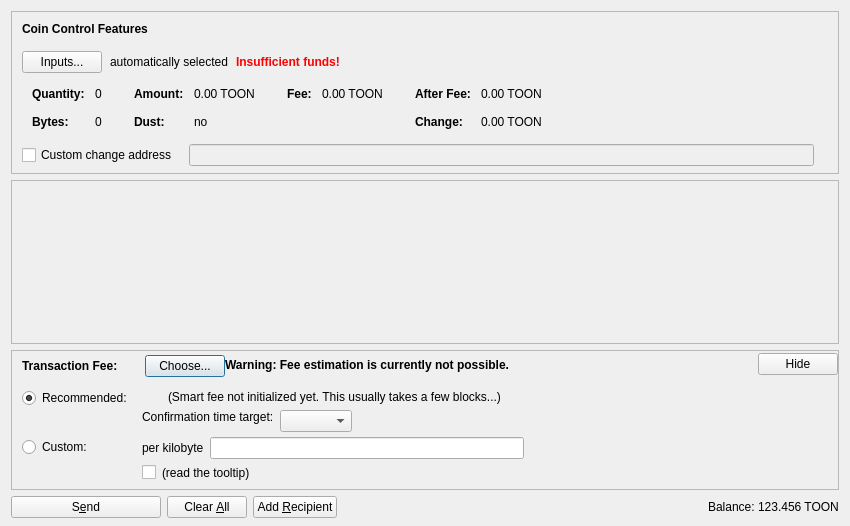
<?xml version="1.0" encoding="UTF-8"?>
<ui version="4.0">
 <class>SendCoinsDialog</class>
 <widget class="QDialog" name="SendCoinsDialog">
  <property name="geometry">
   <rect>
    <x>0</x>
    <y>0</y>
    <width>850</width>
    <height>526</height>
   </rect>
  </property>
  <property name="windowTitle">
   <string>Send Coins</string>
  </property>
  <layout class="QVBoxLayout" name="verticalLayout" stretch="0,1,0,0">
   <property name="bottomMargin">
    <number>8</number>
   </property>
   <item>
    <widget class="QFrame" name="frameCoinControl">
     <property name="sizePolicy">
      <sizepolicy hsizetype="Expanding" vsizetype="Expanding">
       <horstretch>0</horstretch>
       <verstretch>0</verstretch>
      </sizepolicy>
     </property>
     <property name="maximumSize">
      <size>
       <width>16777215</width>
       <height>16777215</height>
      </size>
     </property>
     <property name="frameShape">
      <enum>QFrame::StyledPanel</enum>
     </property>
     <property name="frameShadow">
      <enum>QFrame::Sunken</enum>
     </property>
     <layout class="QVBoxLayout" name="verticalLayoutCoinControl2">
      <property name="spacing">
       <number>0</number>
      </property>
      <property name="leftMargin">
       <number>0</number>
      </property>
      <property name="topMargin">
       <number>0</number>
      </property>
      <property name="rightMargin">
       <number>0</number>
      </property>
      <property name="bottomMargin">
       <number>6</number>
      </property>
      <item>
       <layout class="QVBoxLayout" name="verticalLayoutCoinControl" stretch="0,0,0,0,1">
        <property name="spacing">
         <number>0</number>
        </property>
        <property name="leftMargin">
         <number>10</number>
        </property>
        <property name="topMargin">
         <number>10</number>
        </property>
        <item>
         <layout class="QHBoxLayout" name="horizontalLayoutCoinControl1">
          <property name="bottomMargin">
           <number>15</number>
          </property>
          <item>
           <widget class="QLabel" name="labelCoinControlFeatures">
            <property name="sizePolicy">
             <sizepolicy hsizetype="Preferred" vsizetype="Maximum">
              <horstretch>0</horstretch>
              <verstretch>0</verstretch>
             </sizepolicy>
            </property>
            <property name="font">
             <font>
              <weight>75</weight>
              <bold>true</bold>
             </font>
            </property>
            <property name="styleSheet">
             <string notr="true">font-weight:bold;</string>
            </property>
            <property name="text">
             <string>Coin Control Features</string>
            </property>
           </widget>
          </item>
         </layout>
        </item>
        <item>
         <layout class="QHBoxLayout" name="horizontalLayoutCoinControl2" stretch="0,0,0,0">
          <property name="spacing">
           <number>8</number>
          </property>
          <property name="bottomMargin">
           <number>10</number>
          </property>
          <item>
           <widget class="QPushButton" name="pushButtonCoinControl">
            <property name="styleSheet">
             <string notr="true"/>
            </property>
            <property name="text">
             <string>Inputs...</string>
            </property>
            <property name="autoDefault">
             <bool>false</bool>
            </property>
           </widget>
          </item>
          <item>
           <widget class="QLabel" name="labelCoinControlAutomaticallySelected">
            <property name="text">
             <string>automatically selected</string>
            </property>
            <property name="margin">
             <number>5</number>
            </property>
           </widget>
          </item>
          <item>
           <widget class="QLabel" name="labelCoinControlInsuffFunds">
            <property name="font">
             <font>
              <weight>75</weight>
              <bold>true</bold>
             </font>
            </property>
            <property name="styleSheet">
             <string notr="true">color:red;font-weight:bold;</string>
            </property>
            <property name="text">
             <string>Insufficient funds!</string>
            </property>
            <property name="margin">
             <number>5</number>
            </property>
           </widget>
          </item>
          <item>
           <spacer name="horizontalSpacerCoinControl">
            <property name="orientation">
             <enum>Qt::Horizontal</enum>
            </property>
            <property name="sizeHint" stdset="0">
             <size>
              <width>40</width>
              <height>1</height>
             </size>
            </property>
           </spacer>
          </item>
         </layout>
        </item>
        <item>
         <widget class="QWidget" name="widgetCoinControl" native="true">
          <property name="sizePolicy">
           <sizepolicy hsizetype="Preferred" vsizetype="Preferred">
            <horstretch>0</horstretch>
            <verstretch>0</verstretch>
           </sizepolicy>
          </property>
          <property name="minimumSize">
           <size>
            <width>0</width>
            <height>0</height>
           </size>
          </property>
          <property name="styleSheet">
           <string notr="true"/>
          </property>
          <layout class="QHBoxLayout" name="horizontalLayoutCoinControl5">
           <property name="leftMargin">
            <number>0</number>
           </property>
           <property name="topMargin">
            <number>0</number>
           </property>
           <property name="rightMargin">
            <number>0</number>
           </property>
           <property name="bottomMargin">
            <number>0</number>
           </property>
           <item>
            <layout class="QHBoxLayout" name="horizontalLayoutCoinControl3" stretch="0,0,0,1">
             <property name="spacing">
              <number>20</number>
             </property>
             <property name="topMargin">
              <number>0</number>
             </property>
             <property name="bottomMargin">
              <number>10</number>
             </property>
             <item>
              <layout class="QFormLayout" name="formLayoutCoinControl1">
               <property name="horizontalSpacing">
                <number>10</number>
               </property>
               <property name="verticalSpacing">
                <number>14</number>
               </property>
               <property name="leftMargin">
                <number>10</number>
               </property>
               <property name="topMargin">
                <number>4</number>
               </property>
               <property name="rightMargin">
                <number>6</number>
               </property>
               <item row="0" column="0">
                <widget class="QLabel" name="labelCoinControlQuantityText">
                 <property name="font">
                  <font>
                   <weight>75</weight>
                   <bold>true</bold>
                  </font>
                 </property>
                 <property name="text">
                  <string>Quantity:</string>
                 </property>
                 <property name="margin">
                  <number>0</number>
                 </property>
                </widget>
               </item>
               <item row="0" column="1">
                <widget class="QLabel" name="labelCoinControlQuantity">
                 <property name="cursor">
                  <cursorShape>IBeamCursor</cursorShape>
                 </property>
                 <property name="contextMenuPolicy">
                  <enum>Qt::ActionsContextMenu</enum>
                 </property>
                 <property name="text">
                  <string notr="true">0</string>
                 </property>
                 <property name="margin">
                  <number>0</number>
                 </property>
                 <property name="textInteractionFlags">
                  <set>Qt::LinksAccessibleByMouse|Qt::TextSelectableByKeyboard|Qt::TextSelectableByMouse</set>
                 </property>
                </widget>
               </item>
               <item row="1" column="0">
                <widget class="QLabel" name="labelCoinControlBytesText">
                 <property name="font">
                  <font>
                   <weight>75</weight>
                   <bold>true</bold>
                  </font>
                 </property>
                 <property name="text">
                  <string>Bytes:</string>
                 </property>
                </widget>
               </item>
               <item row="1" column="1">
                <widget class="QLabel" name="labelCoinControlBytes">
                 <property name="cursor">
                  <cursorShape>IBeamCursor</cursorShape>
                 </property>
                 <property name="contextMenuPolicy">
                  <enum>Qt::ActionsContextMenu</enum>
                 </property>
                 <property name="text">
                  <string notr="true">0</string>
                 </property>
                 <property name="textInteractionFlags">
                  <set>Qt::LinksAccessibleByMouse|Qt::TextSelectableByKeyboard|Qt::TextSelectableByMouse</set>
                 </property>
                </widget>
               </item>
              </layout>
             </item>
             <item>
              <layout class="QFormLayout" name="formLayoutCoinControl2">
               <property name="horizontalSpacing">
                <number>10</number>
               </property>
               <property name="verticalSpacing">
                <number>14</number>
               </property>
               <property name="leftMargin">
                <number>6</number>
               </property>
               <property name="topMargin">
                <number>4</number>
               </property>
               <property name="rightMargin">
                <number>6</number>
               </property>
               <item row="0" column="0">
                <widget class="QLabel" name="labelCoinControlAmountText">
                 <property name="font">
                  <font>
                   <weight>75</weight>
                   <bold>true</bold>
                  </font>
                 </property>
                 <property name="text">
                  <string>Amount:</string>
                 </property>
                 <property name="margin">
                  <number>0</number>
                 </property>
                </widget>
               </item>
               <item row="0" column="1">
                <widget class="QLabel" name="labelCoinControlAmount">
                 <property name="cursor">
                  <cursorShape>IBeamCursor</cursorShape>
                 </property>
                 <property name="contextMenuPolicy">
                  <enum>Qt::ActionsContextMenu</enum>
                 </property>
                 <property name="text">
                  <string notr="true">0.00 TOON</string>
                 </property>
                 <property name="textInteractionFlags">
                  <set>Qt::LinksAccessibleByMouse|Qt::TextSelectableByKeyboard|Qt::TextSelectableByMouse</set>
                 </property>
                </widget>
               </item>
               <item row="1" column="0">
                <widget class="QLabel" name="labelCoinControlLowOutputText">
                 <property name="font">
                  <font>
                   <weight>75</weight>
                   <bold>true</bold>
                  </font>
                 </property>
                 <property name="text">
                  <string>Dust:</string>
                 </property>
                </widget>
               </item>
               <item row="1" column="1">
                <widget class="QLabel" name="labelCoinControlLowOutput">
                 <property name="cursor">
                  <cursorShape>IBeamCursor</cursorShape>
                 </property>
                 <property name="contextMenuPolicy">
                  <enum>Qt::ActionsContextMenu</enum>
                 </property>
                 <property name="text">
                  <string notr="true">no</string>
                 </property>
                 <property name="textInteractionFlags">
                  <set>Qt::LinksAccessibleByMouse|Qt::TextSelectableByKeyboard|Qt::TextSelectableByMouse</set>
                 </property>
                </widget>
               </item>
              </layout>
             </item>
             <item>
              <layout class="QFormLayout" name="formLayoutCoinControl3">
               <property name="horizontalSpacing">
                <number>10</number>
               </property>
               <property name="verticalSpacing">
                <number>14</number>
               </property>
               <property name="leftMargin">
                <number>6</number>
               </property>
               <property name="topMargin">
                <number>4</number>
               </property>
               <property name="rightMargin">
                <number>6</number>
               </property>
               <item row="0" column="0">
                <widget class="QLabel" name="labelCoinControlFeeText">
                 <property name="font">
                  <font>
                   <weight>75</weight>
                   <bold>true</bold>
                  </font>
                 </property>
                 <property name="text">
                  <string>Fee:</string>
                 </property>
                 <property name="margin">
                  <number>0</number>
                 </property>
                </widget>
               </item>
               <item row="0" column="1">
                <widget class="QLabel" name="labelCoinControlFee">
                 <property name="cursor">
                  <cursorShape>IBeamCursor</cursorShape>
                 </property>
                 <property name="contextMenuPolicy">
                  <enum>Qt::ActionsContextMenu</enum>
                 </property>
                 <property name="text">
                  <string notr="true">0.00 TOON</string>
                 </property>
                 <property name="textInteractionFlags">
                  <set>Qt::LinksAccessibleByMouse|Qt::TextSelectableByKeyboard|Qt::TextSelectableByMouse</set>
                 </property>
                </widget>
               </item>
              </layout>
             </item>
             <item>
              <layout class="QFormLayout" name="formLayoutCoinControl4">
               <property name="horizontalSpacing">
                <number>10</number>
               </property>
               <property name="verticalSpacing">
                <number>14</number>
               </property>
               <property name="leftMargin">
                <number>6</number>
               </property>
               <property name="topMargin">
                <number>4</number>
               </property>
               <property name="rightMargin">
                <number>6</number>
               </property>
               <item row="0" column="0">
                <widget class="QLabel" name="labelCoinControlAfterFeeText">
                 <property name="font">
                  <font>
                   <weight>75</weight>
                   <bold>true</bold>
                  </font>
                 </property>
                 <property name="text">
                  <string>After Fee:</string>
                 </property>
                 <property name="margin">
                  <number>0</number>
                 </property>
                </widget>
               </item>
               <item row="0" column="1">
                <widget class="QLabel" name="labelCoinControlAfterFee">
                 <property name="cursor">
                  <cursorShape>IBeamCursor</cursorShape>
                 </property>
                 <property name="contextMenuPolicy">
                  <enum>Qt::ActionsContextMenu</enum>
                 </property>
                 <property name="text">
                  <string notr="true">0.00 TOON</string>
                 </property>
                 <property name="textInteractionFlags">
                  <set>Qt::LinksAccessibleByMouse|Qt::TextSelectableByKeyboard|Qt::TextSelectableByMouse</set>
                 </property>
                </widget>
               </item>
               <item row="1" column="0">
                <widget class="QLabel" name="labelCoinControlChangeText">
                 <property name="font">
                  <font>
                   <weight>75</weight>
                   <bold>true</bold>
                  </font>
                 </property>
                 <property name="text">
                  <string>Change:</string>
                 </property>
                </widget>
               </item>
               <item row="1" column="1">
                <widget class="QLabel" name="labelCoinControlChange">
                 <property name="cursor">
                  <cursorShape>IBeamCursor</cursorShape>
                 </property>
                 <property name="contextMenuPolicy">
                  <enum>Qt::ActionsContextMenu</enum>
                 </property>
                 <property name="text">
                  <string notr="true">0.00 TOON</string>
                 </property>
                 <property name="textInteractionFlags">
                  <set>Qt::LinksAccessibleByMouse|Qt::TextSelectableByKeyboard|Qt::TextSelectableByMouse</set>
                 </property>
                </widget>
               </item>
              </layout>
             </item>
            </layout>
           </item>
          </layout>
         </widget>
        </item>
        <item>
         <layout class="QHBoxLayout" name="horizontalLayoutCoinControl4" stretch="0,0,0">
          <property name="spacing">
           <number>12</number>
          </property>
          <property name="sizeConstraint">
           <enum>QLayout::SetDefaultConstraint</enum>
          </property>
          <property name="topMargin">
           <number>5</number>
          </property>
          <property name="rightMargin">
           <number>5</number>
          </property>
          <item>
           <widget class="QCheckBox" name="checkBoxCoinControlChange">
            <property name="toolTip">
             <string>If this is activated, but the change address is empty or invalid, change will be sent to a newly generated address.</string>
            </property>
            <property name="text">
             <string>Custom change address</string>
            </property>
           </widget>
          </item>
          <item>
           <widget class="QValidatedLineEdit" name="lineEditCoinControlChange">
            <property name="enabled">
             <bool>false</bool>
            </property>
            <property name="sizePolicy">
             <sizepolicy hsizetype="Expanding" vsizetype="Fixed">
              <horstretch>0</horstretch>
              <verstretch>0</verstretch>
             </sizepolicy>
            </property>
           </widget>
          </item>
          <item>
           <widget class="QLabel" name="labelCoinControlChangeLabel">
            <property name="sizePolicy">
             <sizepolicy hsizetype="Preferred" vsizetype="Expanding">
              <horstretch>0</horstretch>
              <verstretch>0</verstretch>
             </sizepolicy>
            </property>
            <property name="minimumSize">
             <size>
              <width>0</width>
              <height>0</height>
             </size>
            </property>
            <property name="text">
             <string/>
            </property>
            <property name="margin">
             <number>3</number>
            </property>
           </widget>
          </item>
         </layout>
        </item>
        <item>
         <spacer name="verticalSpacerCoinControl">
          <property name="orientation">
           <enum>Qt::Vertical</enum>
          </property>
          <property name="sizeHint" stdset="0">
           <size>
            <width>800</width>
            <height>1</height>
           </size>
          </property>
         </spacer>
        </item>
       </layout>
      </item>
     </layout>
    </widget>
   </item>
   <item>
    <widget class="QScrollArea" name="scrollArea">
     <property name="widgetResizable">
      <bool>true</bool>
     </property>
     <widget class="QWidget" name="scrollAreaWidgetContents">
      <property name="geometry">
       <rect>
        <x>0</x>
        <y>0</y>
        <width>830</width>
        <height>104</height>
       </rect>
      </property>
      <layout class="QVBoxLayout" name="verticalLayout_2" stretch="0,1">
       <property name="leftMargin">
        <number>0</number>
       </property>
       <property name="topMargin">
        <number>0</number>
       </property>
       <property name="rightMargin">
        <number>0</number>
       </property>
       <property name="bottomMargin">
        <number>0</number>
       </property>
       <item>
        <layout class="QVBoxLayout" name="entries">
         <property name="spacing">
          <number>6</number>
         </property>
        </layout>
       </item>
       <item>
        <spacer name="verticalSpacer">
         <property name="orientation">
          <enum>Qt::Vertical</enum>
         </property>
         <property name="sizeHint" stdset="0">
          <size>
           <width>20</width>
           <height>40</height>
          </size>
         </property>
        </spacer>
       </item>
      </layout>
     </widget>
    </widget>
   </item>
   <item>
    <widget class="QFrame" name="frameFee">
     <property name="sizePolicy">
      <sizepolicy hsizetype="Expanding" vsizetype="Expanding">
       <horstretch>0</horstretch>
       <verstretch>0</verstretch>
      </sizepolicy>
     </property>
     <property name="maximumSize">
      <size>
       <width>16777215</width>
       <height>16777215</height>
      </size>
     </property>
     <property name="frameShape">
      <enum>QFrame::StyledPanel</enum>
     </property>
     <property name="frameShadow">
      <enum>QFrame::Sunken</enum>
     </property>
     <layout class="QVBoxLayout" name="verticalLayoutFee1">
      <property name="spacing">
       <number>0</number>
      </property>
      <property name="leftMargin">
       <number>0</number>
      </property>
      <property name="topMargin">
       <number>0</number>
      </property>
      <property name="rightMargin">
       <number>0</number>
      </property>
      <property name="bottomMargin">
       <number>0</number>
      </property>
      <item>
       <layout class="QVBoxLayout" name="verticalLayoutFee2" stretch="0,0,0">
        <property name="spacing">
         <number>0</number>
        </property>
        <property name="leftMargin">
         <number>10</number>
        </property>
        <property name="topMargin">
         <number>0</number>
        </property>
        <item>
         <layout class="QHBoxLayout" name="horizontalLayoutFee1">
          <property name="bottomMargin">
           <number>0</number>
          </property>
          <item>
           <layout class="QVBoxLayout" name="verticalLayoutFee7">
            <property name="spacing">
             <number>0</number>
            </property>
            <item>
             <spacer name="verticalSpacerSmartFee">
              <property name="orientation">
               <enum>Qt::Vertical</enum>
              </property>
              <property name="sizeType">
               <enum>QSizePolicy::Fixed</enum>
              </property>
              <property name="sizeHint" stdset="0">
               <size>
                <width>1</width>
                <height>4</height>
               </size>
              </property>
             </spacer>
            </item>
            <item>
             <layout class="QHBoxLayout" name="horizontalLayoutSmartFee">
              <property name="spacing">
               <number>10</number>
              </property>
              <item>
               <widget class="QLabel" name="labelFeeHeadline">
                <property name="sizePolicy">
                 <sizepolicy hsizetype="Preferred" vsizetype="Maximum">
                  <horstretch>0</horstretch>
                  <verstretch>0</verstretch>
                 </sizepolicy>
                </property>
                <property name="font">
                 <font>
                  <weight>75</weight>
                  <bold>true</bold>
                 </font>
                </property>
                <property name="styleSheet">
                 <string notr="true">font-weight:bold;</string>
                </property>
                <property name="text">
                 <string>Transaction Fee:</string>
                </property>
               </widget>
              </item>
              <item>
               <widget class="QLabel" name="labelFeeMinimized">
                <property name="text">
                 <string/>
                </property>
               </widget>
              </item>
              <item>
               <widget class="QPushButton" name="buttonChooseFee">
                <property name="text">
                 <string>Choose...</string>
                </property>
               </widget>
              </item>
             </layout>
            </item>
            <item>
             <spacer name="verticalSpacer_5">
              <property name="orientation">
               <enum>Qt::Vertical</enum>
              </property>
              <property name="sizeHint" stdset="0">
               <size>
                <width>1</width>
                <height>1</height>
               </size>
              </property>
             </spacer>
            </item>
           </layout>
          </item>
          <item>
           <widget class="QLabel" name="fallbackFeeWarningLabel">
            <property name="toolTip">
             <string>Using the fallbackfee can result in sending a transaction that will take several hours or days (or never) to confirm. Consider choosing your fee manually or wait until you have validated the complete chain.</string>
            </property>
            <property name="font">
            <font>
                <weight>75</weight>
                <bold>true</bold>
            </font>
            </property>
            <property name="text">
             <string>Warning: Fee estimation is currently not possible.</string>
            </property>
            <property name="wordWrap">
             <bool>false</bool>
            </property>
           </widget>
          </item>
          <item>
           <spacer name="horizontalSpacer_4">
            <property name="orientation">
             <enum>Qt::Horizontal</enum>
            </property>
            <property name="sizeType">
             <enum>QSizePolicy::MinimumExpanding</enum>
            </property>
            <property name="sizeHint" stdset="0">
             <size>
              <width>40</width>
              <height>20</height>
             </size>
            </property>
           </spacer>
          </item>
          <item>
           <widget class="QPushButton" name="buttonMinimizeFee">
            <property name="toolTip">
             <string>collapse fee-settings</string>
            </property>
            <property name="text">
             <string>Hide</string>
            </property>
           </widget>
          </item>
         </layout>
        </item>
        <item>
         <widget class="QFrame" name="frameFeeSelection">
          <layout class="QVBoxLayout" name="verticalLayoutFee12">
           <property name="spacing">
            <number>0</number>
           </property>
           <property name="leftMargin">
            <number>0</number>
           </property>
           <property name="topMargin">
            <number>0</number>
           </property>
           <property name="rightMargin">
            <number>0</number>
           </property>
           <property name="bottomMargin">
            <number>0</number>
           </property>
           <item>
            <layout class="QGridLayout" name="gridLayoutFee">
             <property name="topMargin">
              <number>10</number>
             </property>
             <property name="bottomMargin">
              <number>4</number>
             </property>
             <property name="horizontalSpacing">
              <number>10</number>
             </property>
             <property name="verticalSpacing">
              <number>4</number>
             </property>
             <item row="1" column="1">
              <layout class="QVBoxLayout" name="verticalLayoutFee8">
               <property name="spacing">
                <number>6</number>
               </property>
               <item>
                <layout class="QHBoxLayout" name="horizontalLayoutFee13">
                 <item>
                  <widget class="QLabel" name="labelCustomPerKilobyte">
                   <property name="toolTip">
                    <string>Specify a custom fee per kB (1,000 bytes) of the transaction's virtual size.

Note:  Since the fee is calculated on a per-byte basis, a fee of "100 satoshis per kB" for a transaction size of 500 bytes (half of 1 kB) would ultimately yield a fee of only 50 satoshis.</string>
                   </property>
                   <property name="text">
                    <string>per kilobyte</string>
                   </property>
                  </widget>
                 </item>
                 <item>
                  <widget class="BitcoinAmountField" name="customFee"/>
                 </item>
                 <item>
                  <spacer name="horizontalSpacer_6">
                   <property name="orientation">
                    <enum>Qt::Horizontal</enum>
                   </property>
                   <property name="sizeHint" stdset="0">
                    <size>
                     <width>1</width>
                     <height>1</height>
                    </size>
                   </property>
                  </spacer>
                 </item>
                </layout>
               </item>
               <item>
                <layout class="QHBoxLayout" name="horizontalLayoutFee8">
                 <item>
                  <widget class="QCheckBox" name="checkBoxMinimumFee">
                   <property name="toolTip">
                    <string>Paying only the minimum fee is just fine as long as there is less transaction volume than space in the blocks. But be aware that this can end up in a never confirming transaction once there is more demand for litecoin transactions than the network can process.</string>
                   </property>
                   <property name="text">
                    <string/>
                   </property>
                  </widget>
                 </item>
                 <item>
                  <widget class="QLabel" name="labelMinFeeWarning">
                   <property name="enabled">
                    <bool>true</bool>
                   </property>
                   <property name="toolTip">
                    <string>Paying only the minimum fee is just fine as long as there is less transaction volume than space in the blocks. But be aware that this can end up in a never confirming transaction once there is more demand for litecoin transactions than the network can process.</string>
                   </property>
                   <property name="text">
                    <string>(read the tooltip)</string>
                   </property>
                   <property name="margin">
                    <number>5</number>
                   </property>
                  </widget>
                 </item>
                 <item>
                  <spacer name="horizontalSpacer_2">
                   <property name="orientation">
                    <enum>Qt::Horizontal</enum>
                   </property>
                   <property name="sizeHint" stdset="0">
                    <size>
                     <width>1</width>
                     <height>1</height>
                    </size>
                   </property>
                  </spacer>
                 </item>
                </layout>
               </item>
              </layout>
             </item>
             <item row="0" column="0">
              <layout class="QVBoxLayout" name="verticalLayoutFee4" stretch="0,1">
               <item>
                <widget class="QRadioButton" name="radioSmartFee">
                 <property name="text">
                  <string>Recommended:</string>
                 </property>
                 <property name="checked">
                  <bool>true</bool>
                 </property>
                 <attribute name="buttonGroup">
                  <string notr="true">groupFee</string>
                 </attribute>
                </widget>
               </item>
               <item>
                <spacer name="verticalSpacer_2">
                 <property name="orientation">
                  <enum>Qt::Vertical</enum>
                 </property>
                 <property name="sizeHint" stdset="0">
                  <size>
                   <width>1</width>
                   <height>1</height>
                  </size>
                 </property>
                </spacer>
               </item>
              </layout>
             </item>
             <item row="1" column="0">
              <layout class="QVBoxLayout" name="verticalLayoutFee9" stretch="0,1">
               <item>
                <widget class="QRadioButton" name="radioCustomFee">
                 <property name="text">
                  <string>Custom:</string>
                 </property>
                 <attribute name="buttonGroup">
                  <string notr="true">groupFee</string>
                 </attribute>
                </widget>
               </item>
               <item>
                <spacer name="verticalSpacer_6">
                 <property name="orientation">
                  <enum>Qt::Vertical</enum>
                 </property>
                 <property name="sizeHint" stdset="0">
                  <size>
                   <width>1</width>
                   <height>1</height>
                  </size>
                 </property>
                </spacer>
               </item>
              </layout>
             </item>
             <item row="0" column="1">
              <layout class="QVBoxLayout" name="verticalLayoutFee3" stretch="0,0,1">
               <property name="spacing">
                <number>6</number>
               </property>
               <property name="topMargin">
                <number>2</number>
               </property>
               <item>
                <layout class="QHBoxLayout" name="horizontalLayoutFee12">
                 <item>
                  <widget class="QLabel" name="labelSmartFee">
                   <property name="text">
                    <string/>
                   </property>
                   <property name="margin">
                    <number>2</number>
                   </property>
                  </widget>
                 </item>
                 <item>
                  <widget class="QLabel" name="labelFeeEstimation">
                   <property name="text">
                    <string/>
                   </property>
                  </widget>
                 </item>
                 <item>
                  <widget class="QLabel" name="labelSmartFee2">
                   <property name="text">
                    <string>(Smart fee not initialized yet. This usually takes a few blocks...)</string>
                   </property>
                   <property name="margin">
                    <number>2</number>
                   </property>
                  </widget>
                 </item>
                 <item>
                  <spacer name="horizontalSpacer_5">
                   <property name="orientation">
                    <enum>Qt::Horizontal</enum>
                   </property>
                   <property name="sizeHint" stdset="0">
                    <size>
                     <width>1</width>
                     <height>1</height>
                    </size>
                   </property>
                  </spacer>
                 </item>
                </layout>
               </item>
               <item>
                <layout class="QHBoxLayout" name="horizontalLayoutFee9">
                 <item>
                  <layout class="QVBoxLayout" name="verticalLayoutFee6">
                   <item>
                    <widget class="QLabel" name="labelSmartFee3">
                     <property name="text">
                      <string>Confirmation time target:</string>
                     </property>
                     <property name="margin">
                      <number>2</number>
                     </property>
                    </widget>
                   </item>
                   <item>
                    <spacer name="verticalSpacer_3">
                     <property name="orientation">
                      <enum>Qt::Vertical</enum>
                     </property>
                     <property name="sizeHint" stdset="0">
                      <size>
                       <width>1</width>
                       <height>1</height>
                      </size>
                     </property>
                    </spacer>
                   </item>
                  </layout>
                 </item>
                 <item>
                  <layout class="QVBoxLayout" name="verticalLayoutFee5">
                   <property name="rightMargin">
                    <number>30</number>
                   </property>
                   <item>
                    <layout class="QHBoxLayout" name="horizontalLayoutConfTarget">
                     <property name="bottomMargin">
                      <number>0</number>
                     </property>
                     <item>
                      <widget class="QComboBox" name="confTargetSelector"/>
                     </item>
                     <item>
                      <spacer name="horizontalSpacerConfTarget">
                       <property name="orientation">
                        <enum>Qt::Horizontal</enum>
                       </property>
                       <property name="sizeHint" stdset="0">
                        <size>
                         <width>40</width>
                         <height>20</height>
                        </size>
                       </property>
                      </spacer>
                     </item>
                    </layout>
                   </item>
                  </layout>
                 </item>
                </layout>
               </item>
               <item>
                <spacer name="verticalSpacer_4">
                 <property name="orientation">
                  <enum>Qt::Vertical</enum>
                 </property>
                 <property name="sizeHint" stdset="0">
                  <size>
                   <width>1</width>
                   <height>1</height>
                  </size>
                 </property>
                </spacer>
               </item>
              </layout>
             </item>
            </layout>
           </item>
          </layout>
         </widget>
        </item>
        <item>
         <spacer name="verticalSpacerFee">
          <property name="orientation">
           <enum>Qt::Vertical</enum>
          </property>
          <property name="sizeHint" stdset="0">
           <size>
            <width>40</width>
            <height>5</height>
           </size>
          </property>
         </spacer>
        </item>
       </layout>
      </item>
     </layout>
    </widget>
   </item>
   <item>
    <layout class="QHBoxLayout" name="horizontalLayout">
     <item>
      <widget class="QPushButton" name="sendButton">
       <property name="minimumSize">
        <size>
         <width>150</width>
         <height>0</height>
        </size>
       </property>
       <property name="toolTip">
        <string>Confirm the send action</string>
       </property>
       <property name="text">
        <string>S&amp;end</string>
       </property>
       <property name="icon">
        <iconset resource="../bitcoin.qrc">
         <normaloff>:/icons/send</normaloff>:/icons/send</iconset>
       </property>
       <property name="autoDefault">
        <bool>false</bool>
       </property>
       <property name="default">
        <bool>false</bool>
       </property>
      </widget>
     </item>
     <item>
      <widget class="QPushButton" name="clearButton">
       <property name="sizePolicy">
        <sizepolicy hsizetype="Minimum" vsizetype="Fixed">
         <horstretch>0</horstretch>
         <verstretch>0</verstretch>
        </sizepolicy>
       </property>
       <property name="toolTip">
        <string>Clear all fields of the form.</string>
       </property>
       <property name="text">
        <string>Clear &amp;All</string>
       </property>
       <property name="icon">
        <iconset resource="../bitcoin.qrc">
         <normaloff>:/icons/remove</normaloff>:/icons/remove</iconset>
       </property>
       <property name="autoDefault">
        <bool>false</bool>
       </property>
      </widget>
     </item>
     <item>
      <widget class="QPushButton" name="addButton">
       <property name="toolTip">
        <string>Send to multiple recipients at once</string>
       </property>
       <property name="text">
        <string>Add &amp;Recipient</string>
       </property>
       <property name="icon">
        <iconset resource="../bitcoin.qrc">
         <normaloff>:/icons/add</normaloff>:/icons/add</iconset>
       </property>
       <property name="autoDefault">
        <bool>false</bool>
       </property>
      </widget>
     </item>
     <item>
      <spacer name="horizontalSpacer">
       <property name="orientation">
        <enum>Qt::Horizontal</enum>
       </property>
       <property name="sizeHint" stdset="0">
        <size>
         <width>40</width>
         <height>20</height>
        </size>
       </property>
      </spacer>
     </item>
     <item>
      <layout class="QHBoxLayout" name="horizontalLayout_2">
       <property name="spacing">
        <number>3</number>
       </property>
       <item>
        <widget class="QLabel" name="label">
         <property name="sizePolicy">
          <sizepolicy hsizetype="Preferred" vsizetype="Fixed">
           <horstretch>0</horstretch>
           <verstretch>0</verstretch>
          </sizepolicy>
         </property>
         <property name="text">
          <string>Balance:</string>
         </property>
        </widget>
       </item>
       <item>
        <widget class="QLabel" name="labelBalance">
         <property name="sizePolicy">
          <sizepolicy hsizetype="Preferred" vsizetype="Fixed">
           <horstretch>0</horstretch>
           <verstretch>0</verstretch>
          </sizepolicy>
         </property>
         <property name="cursor">
          <cursorShape>IBeamCursor</cursorShape>
         </property>
         <property name="text">
          <string notr="true">123.456 TOON</string>
         </property>
         <property name="textInteractionFlags">
          <set>Qt::LinksAccessibleByMouse|Qt::TextSelectableByKeyboard|Qt::TextSelectableByMouse</set>
         </property>
        </widget>
       </item>
      </layout>
     </item>
    </layout>
   </item>
  </layout>
 </widget>
 <customwidgets>
  <customwidget>
   <class>QValidatedLineEdit</class>
   <extends>QLineEdit</extends>
   <header>qt/qvalidatedlineedit.h</header>
  </customwidget>
  <customwidget>
   <class>BitcoinAmountField</class>
   <extends>QLineEdit</extends>
   <header>qt/bitcoinamountfield.h</header>
   <container>1</container>
  </customwidget>
 </customwidgets>
 <resources>
  <include location="../bitcoin.qrc"/>
 </resources>
 <connections/>
 <buttongroups>
  <buttongroup name="groupFee"/>
 </buttongroups>
</ui>
